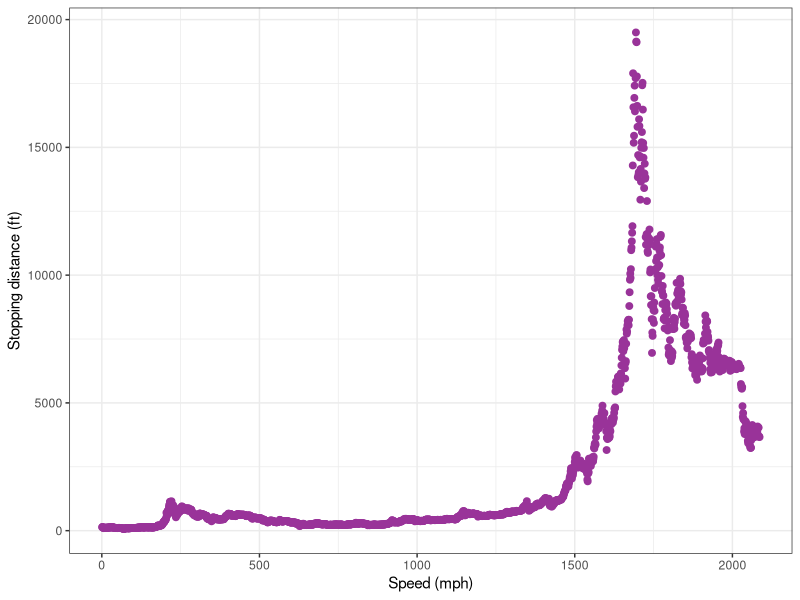

This figure's R source:
library(ggplot2)

data(cars)
head(cars)

my_data <- read.csv("bitcoinHist.csv", header=FALSE, col.names = c("X","Y"))
my_data

theme_set(theme_bw())

pl <- ggplot(my_data) + geom_point(aes(x=my_data$X, y=my_data$Y), size=2, colour="#993399") + 
  xlab("Speed (mph)") + ylab("Stopping distance (ft)")  
print(pl)